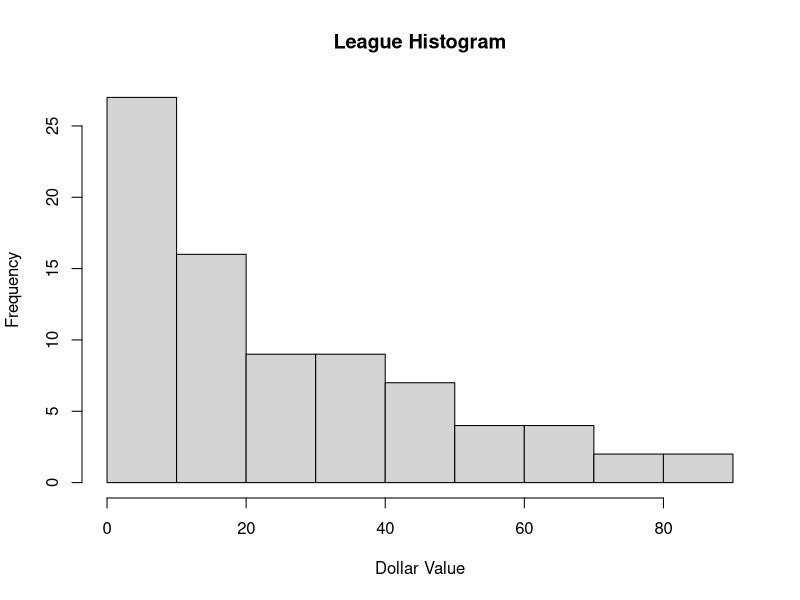
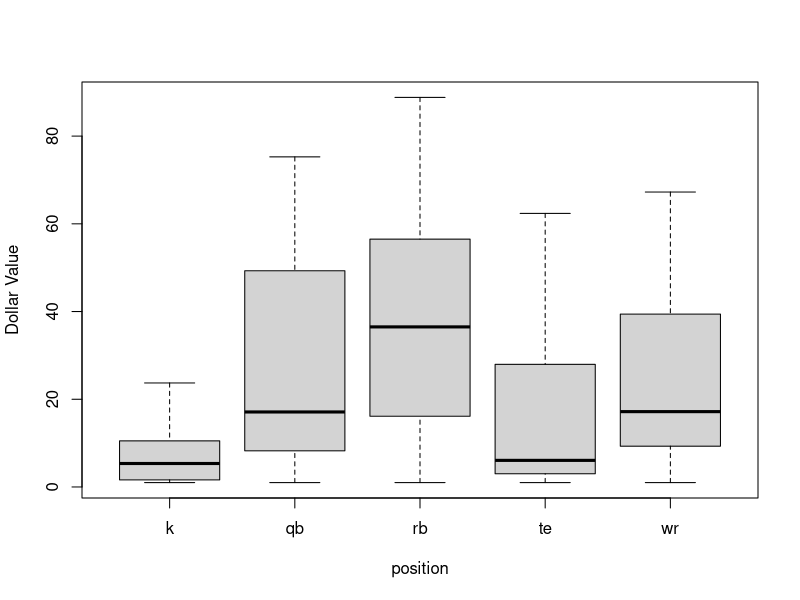
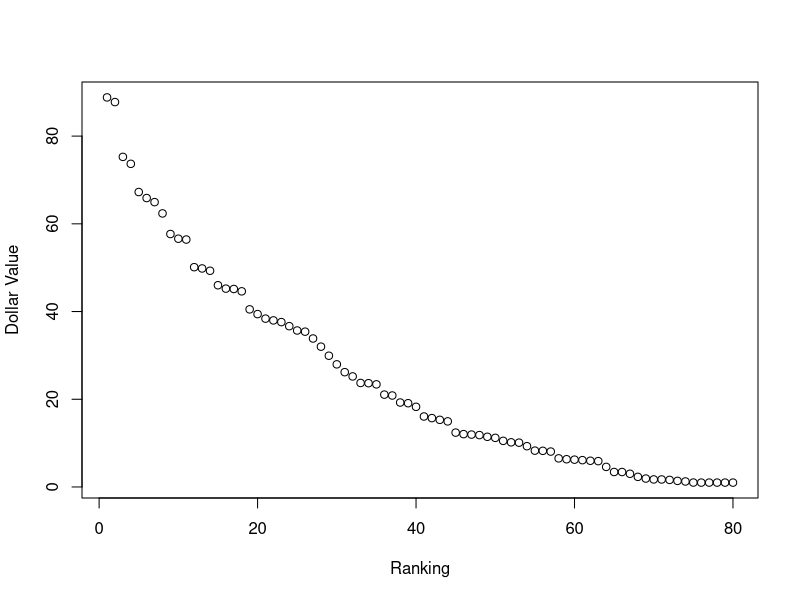
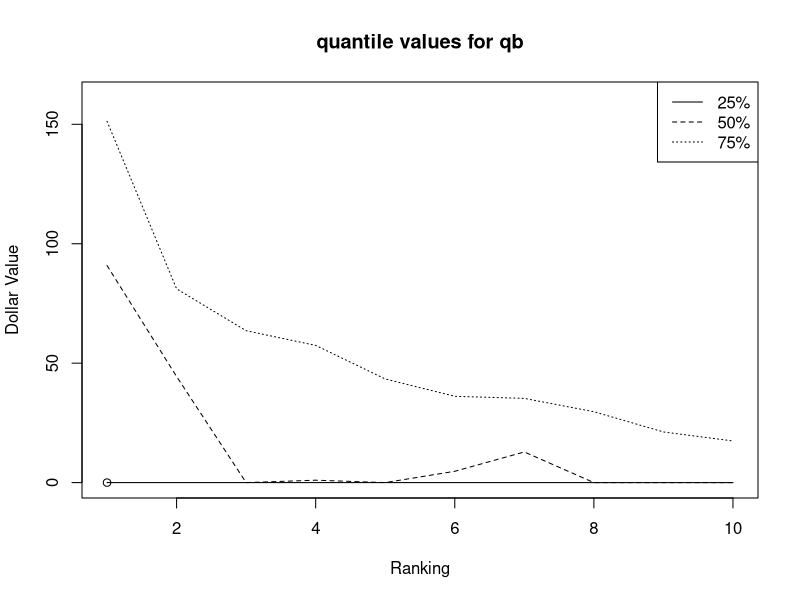
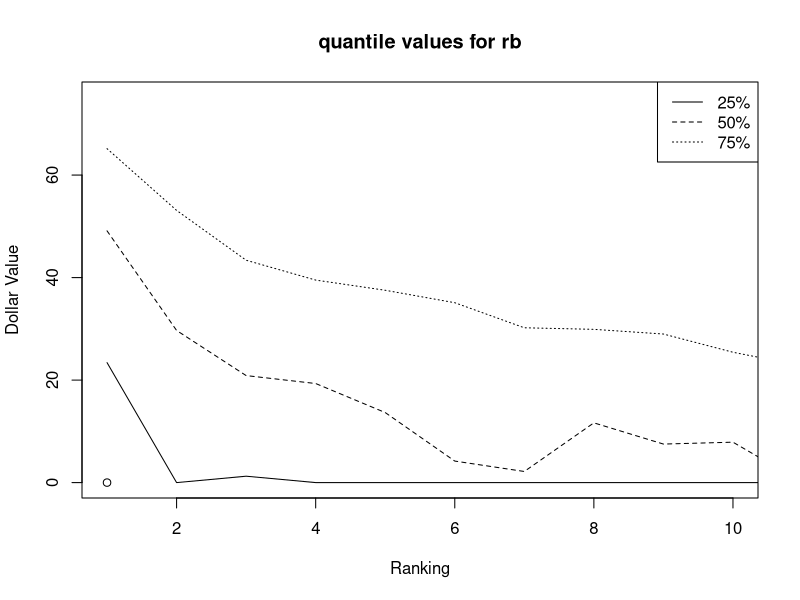
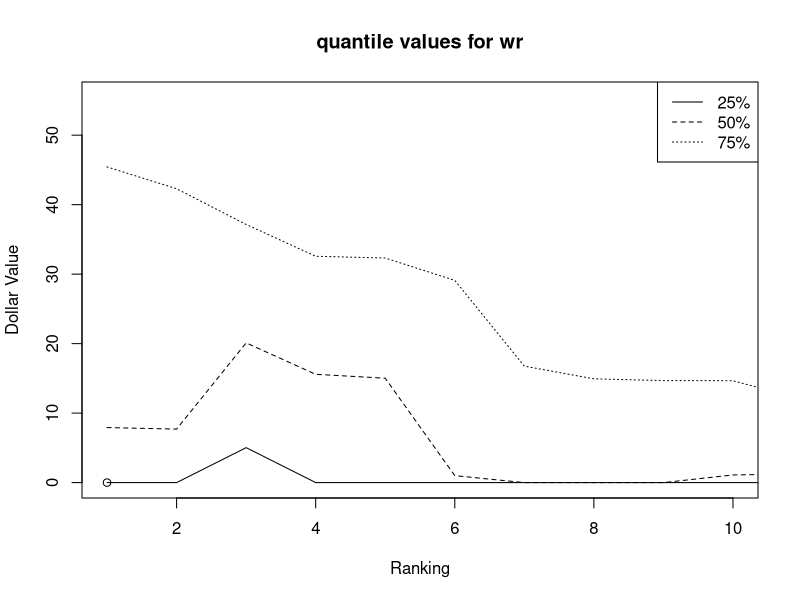
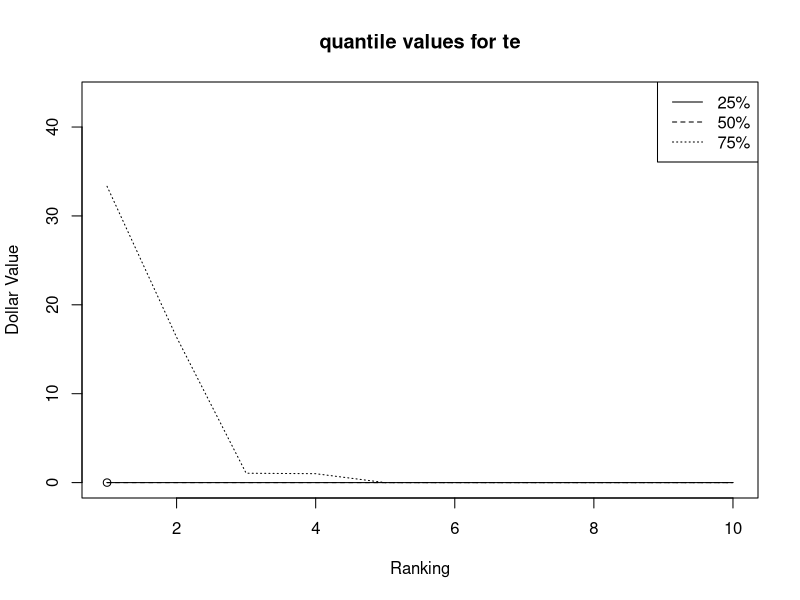
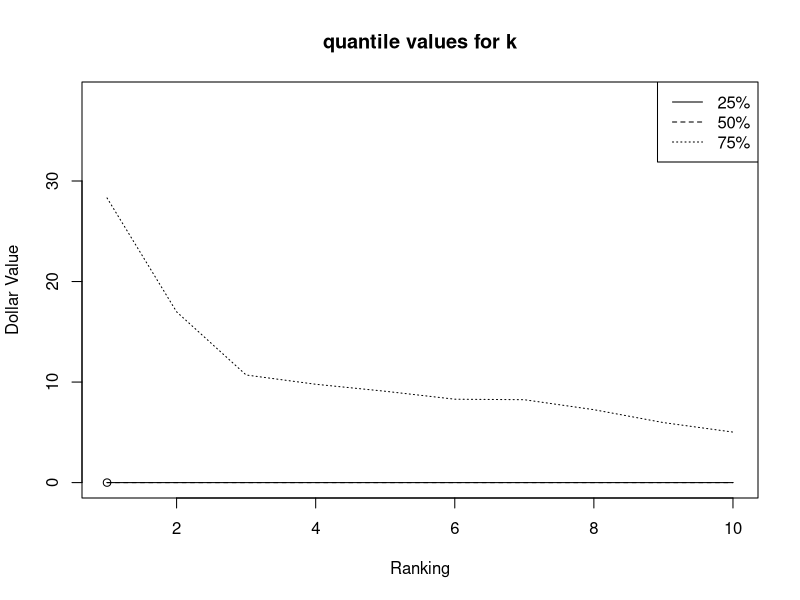

Generate these figures, in order, with R:
## ---- chunk 1
      k <- read.csv('proj_k14.csv', header=TRUE, stringsAsFactors=FALSE)
      qb <- read.csv('proj_qb14.csv', header=TRUE, stringsAsFactors=FALSE)
      rb <- read.csv('proj_rb14.csv', header=TRUE, stringsAsFactors=FALSE)
      te <- read.csv('proj_te14.csv', header=TRUE, stringsAsFactors=FALSE)
      wr <- read.csv('proj_wr14.csv', header=TRUE, stringsAsFactors=FALSE)
## ---- chunk 2
      k[,'pos'] <- 'k'
      qb[,'pos'] <- 'qb'
      rb[,'pos'] <- 'rb'
      te[,'pos'] <- 'te'
      wr[,'pos'] <- 'wr'
## ---- chunk 3
      cols <- unique(c(names(k), names(qb), names(rb), names(te), names(wr)))
      k[,setdiff(cols, names(k))] <- 0
      qb[,setdiff(cols, names(qb))] <- 0
      rb[,setdiff(cols, names(rb))] <- 0
      te[,setdiff(cols, names(te))] <- 0
      wr[,setdiff(cols, names(wr))] <- 0
      x <- rbind(k[,cols], qb[,cols], rb[,cols], te[,cols], wr[,cols])
      names(x) <- gsub('[.]', '', names(x))
## ---- chunk 4
      x[which(x$XTeam=='PIT' | x$XTeam=='CAR'),sapply(x, is.numeric)]<-x[which(x$XTeam=='PIT' | x$XTeam=='CAR'),sapply(x, is.numeric)]*11/16
      x[which(!(x$XTeam=='PIT' | x$XTeam=='CAR')),sapply(x, is.numeric)]<-x[which(!(x$XTeam=='PIT' | x$XTeam=='CAR')),sapply(x, is.numeric)]*10/16
## ---- chunk 5
      current <- read.csv('nfl_current14.csv', header=TRUE, stringsAsFactors=FALSE)
## ---- chunk 6
      total <- merge(x,current,by='PlayerName')
      total[which(total$PlayerName=='Dexter McCluster')[1],sapply(total, is.numeric)]<-colMeans(total[which(total$PlayerName=='Dexter McCluster'),sapply(total, is.numeric)])
      total[which(total$PlayerName=='Zach Miller')[1],sapply(total, is.numeric)]<-colMeans(total[which(total$PlayerName=='Zach Miller'),sapply(total, is.numeric)])
      total<-total[c(-which(total$PlayerName=='Dexter McCluster')[2],-which(total$PlayerName=='Zach Miller')[2]),]
      rownames(total) <- 1:nrow(total)
    # Here I merged the duplicate records by taking means of the two
## ---- chunk 7
      name.proj <- names(total)[c(3:5,8:19)]
      name.current<-c('FGM','FGA','XPM','Cmp.pass','Att.pass','Yds.pass','TD.pass','Int.pass','Att.rush','Yds.rush','TD.rush','Fmb','Rec.catch','Yds.catch','TD.catch')
      
## ---- chunk 8
      pred.pos <- c(k=20, qb=20, rb=40, wr=60, te=20)
## ---- chunk 9
      rv<-vector("list",length=5)
      names(rv) <- c('k','qb','rb','wr','te')
      criteria <- c('fg','pass_tds','rush_tds','rec_tds','rec_tds')
## ---- chunk 10
    n <- 1
    for(i in names(rv)){
      rv[[i]]<-total[which(total$pos==i)[order(total[which(total$pos==i),criteria[n]],decreasing=TRUE)],][1:pred.pos[[i]],]
      rownames(rv[[i]]) <- NULL
      n <- n+1
    }
    
    for(i in names(rv)){
        n<-1
        for(j in name.proj){
          rv[[i]][[j]]<-rv[[i]][[name.current[n]]]-rv[[i]][[j]]
          n<-n+1
        }
        rv[[i]]<-rv[[i]][,name.proj]
      }
    # Here are the values for residual
    rv
## ---- chunk 11
  calcPoints <- function(lgobj){
    lgobj$stats[,"Points"] <- 0
    for(i in names(lgobj$points)){
      lgobj$stats[,"Points"] <- lgobj$stats[,"Points"]+lgobj$stats[[i]]*lgobj$points[[i]]
    }
    lgobj$stats <- lgobj$stats[order(lgobj$stats[,'Points'], decreasing=TRUE),][,c("PlayerName","XTeam","pos","Points")]
    return(lgobj$stats)
  }

  buildValues <- function(x2){
    x2$fan_pnts <- x2$fan_pnts[order(x2$fan_pnts[,'Points'], decreasing=TRUE),]
    ix <- vector('list',length(x2$pos))
    names(ix)<-names(x2$pos)
    x2$fan_pnts[,'marg']<- NA
    for(i in names(ix)){
      ix[[i]]<-which(x2$fan_pnts[,'pos']==i)
      if(x2$pos[[i]]>0){
        x2$fan_pnts[ix[[i]],'marg']<-x2$fan_pnts[ix[[i]],'Points']-x2$fan_pnts[ix[[i]][pos[[i]]*x2$nteams],'Points']
      }
    }
    x3<-x2$fan_pnts[x2$fan_pnts[,'marg'] >= 0 & !is.na(x2$fan_pnts[,'marg']),]
    x3 <- x3[order(x3[,'marg'], decreasing=TRUE),]
    rownames(x3) <- NULL
    x3[,'value'] <- x3[,'marg']*(x2$nteams*x2$cap-nrow(x3))/sum(x3[,'marg']) + 1
    x3<-x3[,c('PlayerName', 'XTeam', 'pos', 'Points', 'marg', 'value')]
    return(x3)
  }

  league <- function(stats,nteams,cap,pos,points){
    stl <- list(stats,nteams,cap,pos,points)
    names(stl)<-c('stats','nteams','cap','pos','points')
    stl$fan_pnts <-calcPoints(stl)
    stl$values<-buildValues(stl)
    stl<-append(stl,list(sims=NULL))
    class(stl) <- "league"
    return(stl)
  }

  print.league <- function(x){
    cat("The values for players:\n")
    print(x$values)
  }

  plot.league <- function(x){
    plot(x$values$value,xlab="Ranking",ylab="Dollar Value")
  }
  
  boxplot.league <- function(x){
    boxplot(x$values$value~x$values$pos,xlab="position",ylab="Dollar Value")
  }

  hist.league <- function(x){
    hist(x$values$value,main="League Histogram",xlab="Dollar Value",ylab="Frequency")
  }
## ---- chunk 12
pos <- list(qb=1, rb=2, wr=3, te=1, k=1)
pnts <- list(fg=4, xpt=1, pass_yds=1/25, pass_tds=4, pass_ints=-2,              rush_yds=1/10, rush_tds=6, fumbles=-2, rec_yds=1/20, rec_tds=6)
l <- league(x, 10, 200, pos, pnts)
l   
hist(l)  
boxplot(l)   
plot(l)
## ---- chunk 13
  addNoise <- function(l,rv,num,seed=100){
    set.seed(seed)
    nos<-vector("list",length(rv))
    names(nos)<-names(rv)
    results<-cbind(PlayerName=l$stats$PlayerName,XTeam=l$stats$XTeam,pos=l$stats$pos)
    data <- data.frame(matrix(0,nrow=nrow(l$stats),ncol=num))
    names(data)<-paste("simulation", 1:num, sep="")
    results<-cbind(results,data)
    for(n in 1:num){
    for(i in names(nos)){
      nos[[i]]<-length(which(l$stats$pos==i))
      l$stats[which(l$stats$pos==i),names(rv[[i]])]<-l$stats[which(l$stats$pos==i),names(rv[[i]])]+rv[[i]][sample(1:nrow(rv[[i]]),nos[[i]],replace=TRUE,prob=NULL),]
    }
    l$stats[,sapply(l$stats,is.numeric)][l$stats[,sapply(l$stats,is.numeric)]<0]<-0
    l<-league(l$stats,l$nteams,l$cap,l$pos,l$points)
    for(i in 1:nrow(l$values)){
      results[results[,"PlayerName"]==l$values$PlayerName[i],n+3]<-l$values$value[i]
    }
    }
    l$sims<-results
    return(l)
  }
  
  quantile.league <- function(l,probs=c(0.25, 0.5, 0.75)){
    temp <- data.frame(t(apply(l$sims[,4:length(l$sims)],1,quantile,probs=c(0.25, 0.5, 0.75))))
    names(temp)<-c("25%","50%","75%")
    quant <-cbind(PlayerName=l$stats$PlayerName,XTeam=l$stats$XTeam,pos=l$stats$pos,temp)
    return(quant)
  }

  conf.interval <- function(l,probs=c(0.25, 0.5, 0.75)){
    temp<-quantile(l)
    temp<-temp[order(temp[,ncol(temp)], decreasing=TRUE),]
    qout<-vector("list",length=length(l$pos))
    names(qout)<-names(l$pos)
    for(i in names(qout)){
      qout[[i]]<-temp[which(temp[,"pos"]==i)[seq(l$nteams*l$pos[[i]])],]
      row.names(qout[[i]])<-NULL
    }
    class(qout) <- "league.conf.interval"
    return(qout)
  }

  plot.league.conf.interval <- function(qout,position){
    plot(c(1,10),c(0,qout[[position]][1,"75%"]+10),xlab="Ranking",ylab="Dollar Value",main=paste("quantile values for",position))
    lines(seq(nrow(qout[[position]])),qout[[position]][,"75%"],lty=3)
    lines(seq(nrow(qout[[position]])),qout[[position]][,"50%"],lty=2)
    lines(seq(nrow(qout[[position]])),qout[[position]][,"25%"],lty=1)
    legend('topright',c("25%","50%","75%"),lty=c(1,2,3))
  }

## ---- chunk 14
l1 <- addNoise(l, rv, 1000)
quantile(l1)
ci <- conf.interval(l1)
plot(ci, 'qb')
plot(ci, 'rb')
plot(ci, 'wr')
plot(ci, 'te')
plot(ci, 'k')
